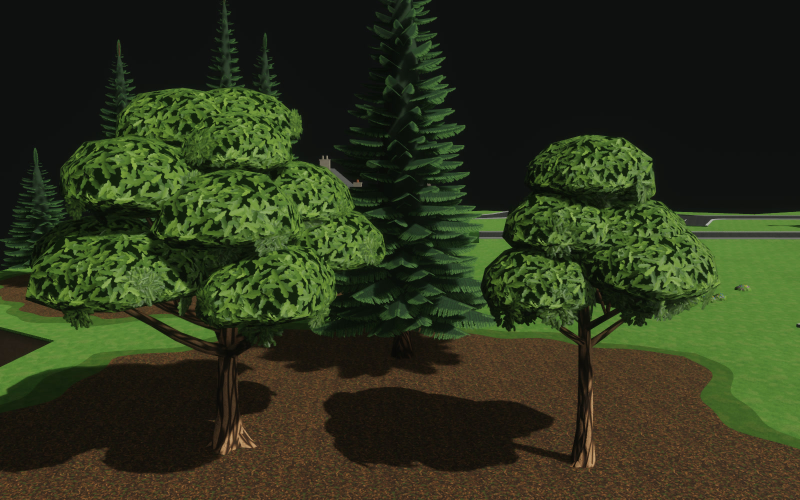
#> input picture docs/checkpoints/tree_oak/oak-wind-a.jpg, 1600 x 1000 px, given in place of oak-wind-a.png, which was not available (shown at 1/2 size)
$ python sheet.py
#> lines starting #> are read from the running program, lines starting #| are printed output that depends on the picture; pictures that were not available may be replaced by others from this repository, and a replacement may not be noted
"""Review sheet for the scatter oaks, tree_oak and tree_oak_b (P3, refs approved 2026-10-13): the
approved references, textured EEVEE stills, the in-engine shots (`--tilt off`) from tree_oak.json, and
a wind difference image (|frame a - frame b| x 4) proving the crown moves. Run from the repo root after
run.sh: python3 docs/checkpoints/tree_oak/sheet.py <shots dir with oak-wind-a.png and oak-wind-b.png>"""
import pathlib
import sys

ROOT = pathlib.Path(__file__).resolve().parents[3]
sys.path.insert(0, str(ROOT / "scripts/assets"))
import numpy as np  # noqa: E402
from PIL import Image, ImageDraw  # noqa: E402

DOCS = ROOT / "docs/checkpoints/tree_oak"
REFS = ROOT / "assets-source/refs/forest"
shots = pathlib.Path(sys.argv[1]) if len(sys.argv) > 1 else ROOT / "target/shots"
a = np.asarray(Image.open(shots / "oak-wind-a.png").convert("RGB"), np.float32)
b = np.asarray(Image.open(shots / "oak-wind-b.png").convert("RGB"), np.float32)
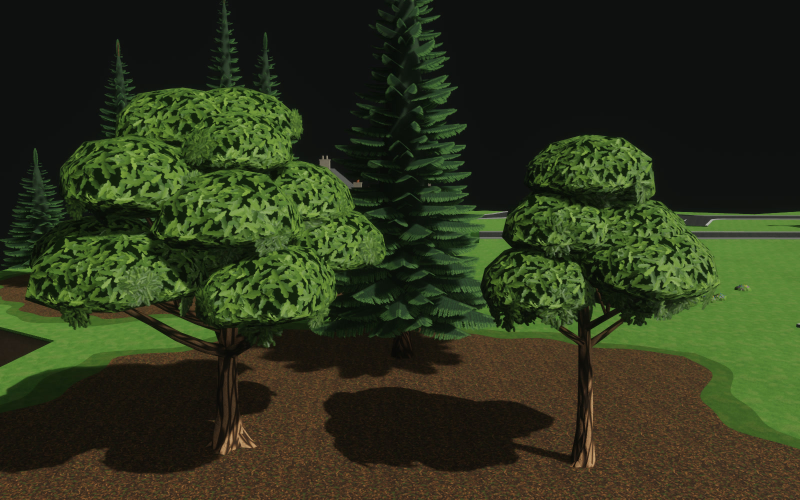
#> input picture docs/checkpoints/tree_oak/oak-wind-b.jpg, 1600 x 1000 px, given in place of oak-wind-b.png, which was not available (shown at 1/2 size)
diff = np.abs(a - b)
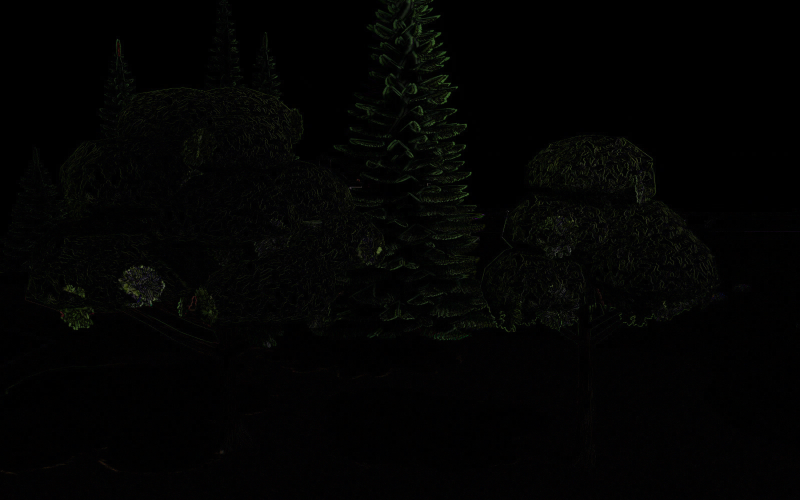
#> diff: shape (1000, 1600, 3) float32 (shown at 1/2 size); mean R, G, B 2.7, 3, 2.3
changed = float((diff.max(-1) > 8).mean())
#> changed = 0.0994
Image.fromarray(np.clip(diff * 4, 0, 255).astype(np.uint8)).save(DOCS / "oak-wind-diff.jpg", quality=85)
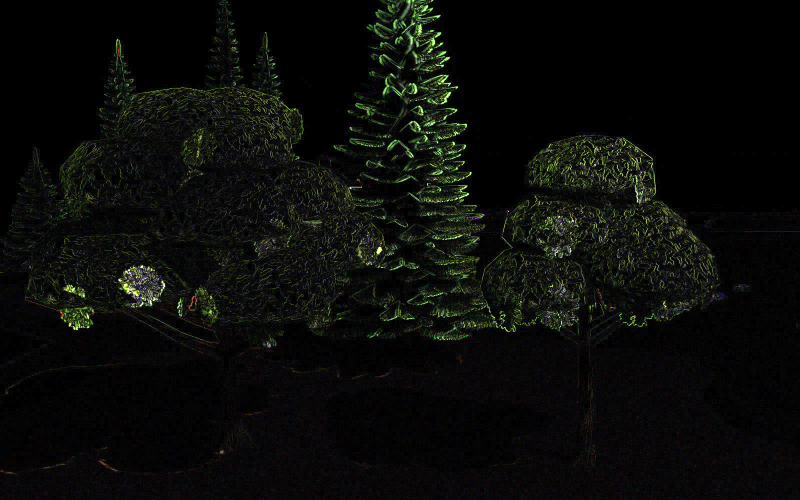
#> saved as oak-wind-diff.jpg: PIL image 1600x1000 RGB (shown at 1/2 size); mean R, G, B 10.7, 11.9, 9.2
print(f"wind pair: {changed:.4f} of pixels changed by more than 8 levels")
#| wind pair: 0.0994 of pixels changed by more than 8 levels
CELLS = [
    (REFS / "ref-1.jpg", "ref-1 (approved): broad oaks among the spruces"),
    (DOCS / "tree_oak-eevee-together.jpg", "EEVEE: hero oak (untextured, size only), tree_oak, 1.7 m figure, tree_oak_b"),
    (DOCS / "tree_oak-eevee-three_quarter.jpg", "tree_oak, textured EEVEE (Blender AgX; evidence only)"),
    (DOCS / "tree_oak_b-eevee-three_quarter.jpg", "tree_oak_b, textured EEVEE (evidence only)"),
    (DOCS / "oak-play.jpg", "in engine, play distance, tilt off: tree_oak (left), tree_oak_b, a spruce behind"),
    (DOCS / "oak-scale-hero.jpg", "scale: the oaks' forest (left), the forest-floor spruces, the hero oak (right)"),
    (DOCS / "oak-sun.jpg", "tree_oak close-up, sun side (about 10 m)"),
    (DOCS / "oak-shade.jpg", "tree_oak close-up, shade side, toward the sun (about 9 m)"),
    (DOCS / "oak-b-sun.jpg", "tree_oak_b close-up, sun side (about 8 m)"),
    (DOCS / "oak-b-shade.jpg", "tree_oak_b close-up from the south-east, cross light (about 9 m), tree_oak behind"),
    (DOCS / "oak-eye.jpg", "eye level 1.7 m under tree_oak's canopy"),
    (DOCS / "oak-wind-a.jpg", "wind: frame a"),
    (DOCS / "oak-wind-diff.jpg", f"wind: |a - b| x 4, 40 frames later ({changed:.1%} of pixels moved)"),
]
W, H, PAD, LABEL = 800, 500, 12, 28
cols, rows = 2, (len(CELLS) + 1) // 2
#> cols = 2; rows = 7
sheet = Image.new("RGB", (cols * (W + PAD) + PAD, rows * (H + LABEL + PAD) + PAD), (30, 30, 30))
#> sheet: PIL image 1636x3792 RGB; every value is 30
draw = ImageDraw.Draw(sheet)
for i, (path, label) in enumerate(CELLS):
#> (the run stopped early here; a loop or call above may not have finished)
